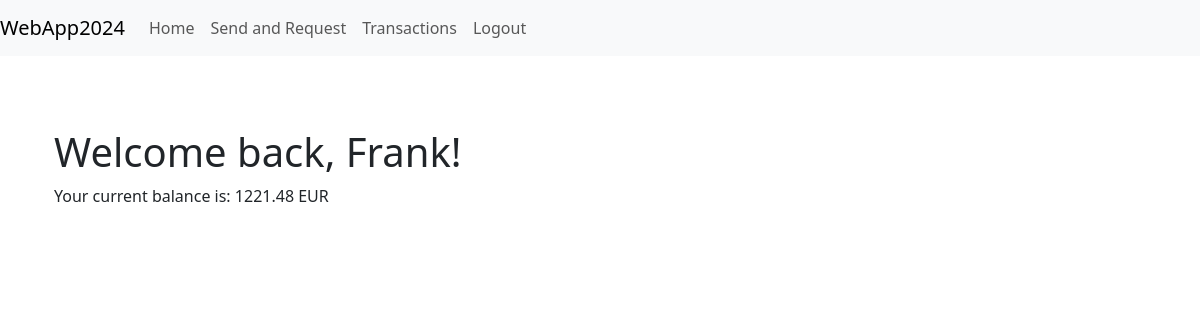
Page /home/ (signed in) on the committed database.
### register/models.py (models this page shows, shortened)
class User(AbstractUser):
    CURRENCY_CHOICES = [
        ('GBP', 'British Pound'),
        ('USD', 'US Dollar'),
        ('EUR', 'Euro'),
    ]
    initial_balance = models.DecimalField(max_digits=10, decimal_places=2, default=1000)
    currency = models.CharField(
        max_length=3,
        choices=CURRENCY_CHOICES,
        default='GBP',
        help_text=_('Select your preferred currency.'),
    )

### payapp/models.py (models this page shows, shortened)
class Account(models.Model):
    user = models.OneToOneField(settings.AUTH_USER_MODEL, on_delete=models.CASCADE, related_name='account')
    balance = models.DecimalField(max_digits=10, decimal_places=2, default=1000.00)
    currency = models.CharField(max_length=3, choices=[
        ('GBP', 'British Pound'),
        ('USD', 'US Dollar'),
        ('EUR', 'Euro'),
    ], default='GBP', help_text=_('Select your preferred currency.'))

### payapp/views.py (the view)
# urls.py: 2. Add a URL to urlpatterns:  path('', views.home, name='home')
def home(request):
    if request.user.is_authenticated:
        try:
            account = Account.objects.get(user=request.user)
        except Account.DoesNotExist:
            account = None  # Handle case where an account doesn't exist
        context = {
            'account': account,
            'is_authenticated': True,
        }
    else:
        context = {
            'is_authenticated': False,
        }
    return render(request, 'payapp/home.html', context)

### templates/payapp/home.html
{% extends 'base.html' %}
{% block content %}
    <div class="container mt-4">
        {% if request.user.is_authenticated %}
            <h1>Welcome back, {{ request.user.username }}!</h1>
            {% if account %}
                <p>Your current balance is: {{ account.balance }} {{ account.currency }}</p>
            {% else %}
                <p>You do not have an account set up.</p>
            {% endif %}
        {% else %}
            <h1>Welcome to WebApp2024</h1>
            <p><strong>This is a Payment Services application description, accessible to everyone. Log in or register to access more features.</strong></p>
        {% endif %}
    </div>
{% endblock %}

### rows in the picture
User: user.username "Frank"
Account: balance "1221.48", currency "EUR"
